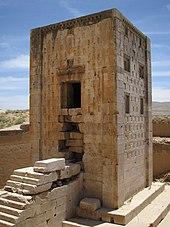
#> input picture architectural-styles-dataset/Achaemenid architecture/000016.jpg, 170 x 227 px; its folder holds only this picture in this run
$ jupyter execute --allow-errors EDA.ipynb
#> lines starting #> are read from the running program, lines starting #| are printed output that depends on the picture
## Exploratory Data Analysis

### Before creating a classification algorithm, it is essential to understand the dataset better. The distribution of the different labels, image dimensions and color modes will affect how the data preprocessing will be done to ensure that the classifying neural network will receive consistent input.

[cell 1]
import os
import matplotlib.pyplot as plt
from PIL import Image
import numpy as np

The dataset structure is as follows: The root folder contains folders labeled according to different architectural styles. Each of these folders then contains images of buildings representative of the style indicated by the folder name. Now, let's see how many distinct styles we are dealing with:

[cell 2]
## Set the path to the dataset
DATA_PATH = 'architectural-styles-dataset'

## Get the list of architectural styles
styles = [folder for folder in os.listdir(DATA_PATH) if not folder.startswith('.')]
print(f"Found {len(styles)} architectural styles: {styles}")

Alright! We have 25 different architectural styles, spanning from the ancient Achaemenid style to the ultra-modern Deconstructivism. Now we need to know how many images each style folder contains. This is important to know, since class imbalances can affect the performance of a classifier model, and knowing the distribution can help in diagnosing any problems in the accuracy of the model. First, let's create a dictionary with the architectural styles as keys and the respective number of images as values. Then, we can visualize how the numbers are distributed.

[cell 3]
style_counts = {}
for style in styles:
    style_counts[style] = len(os.listdir(os.path.join(DATA_PATH, style)))

average_images_per_style = sum(style_counts.values()) / len(style_counts)

print(f"Average number of images per style: {int(average_images_per_style)}")

[cell 4]
# Set the figure size and color for the bars
plt.figure(figsize=(15, 7))
color = 'green'

bars = plt.bar(style_counts.keys(), style_counts.values(), color=color, alpha=0.8, edgecolor='black')
plt.xlabel('Architectural Styles', fontsize=14)
plt.ylabel('Number of Images', fontsize=14)
plt.xticks(rotation=45, ha="right", fontsize=12, rotation_mode='anchor')
plt.yticks(fontsize=12)
plt.title('Distribution of Architectural Styles in the Dataset', fontsize=16)
plt.grid(axis='y', linestyle='--', linewidth=0.5, alpha=0.9)

# Use tight layout to ensure everything fits
plt.tight_layout()
plt.show()
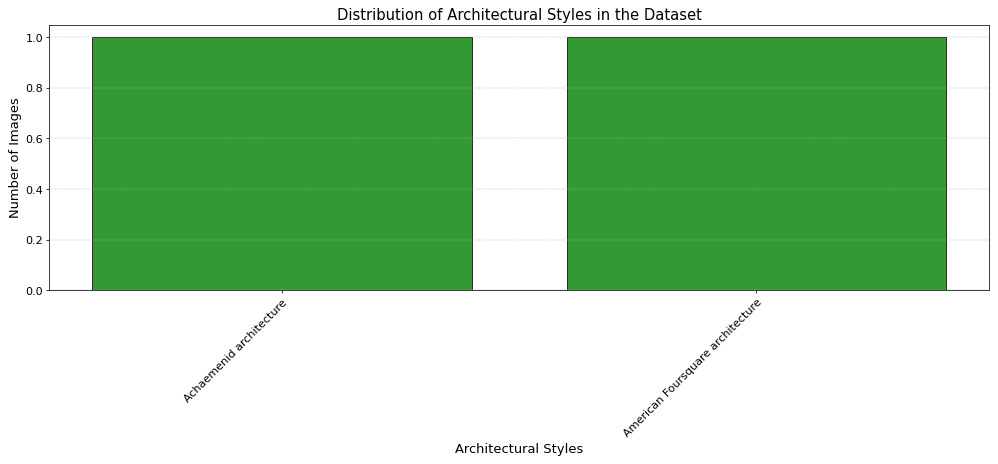
#> figure drawn by matplotlib, 1 panel

Great, now we know the distribution of styles within the dataset. This will be helpful during the data augmentation process, which should aim to address the imbalances within the number of samples for each style. Let's move on to figuring out the dimensions (i.e. image heights and widths) as well as the color modes (i.e. the number of channels) present in the images.

[cell 5]
# Initialize variables
dimensions = set()
color_types = set()
dimension_distribution = {}

# Analyze images
for style in styles:
    for image_file in os.listdir(os.path.join(DATA_PATH, style)):
        if not image_file.startswith('.'):
            image_path = os.path.join(DATA_PATH, style, image_file)
            with Image.open(image_path) as img:
#> img is the input picture: PIL image 170x227 RGB; mean R, G, B 127.7, 115.7, 106.5
                dimensions.add(img.size)
                color_types.add(img.mode)

                # Distribution of dimensions
                if img.size in dimension_distribution:
                    dimension_distribution[img.size] += 1
                else:
                    dimension_distribution[img.size] = 1

print(f"Unique image dimensions in dataset: {len(dimensions)}")
#| Unique image dimensions in dataset: 2
print(f"Image color modes in dataset: {color_types}")
#| Image color modes in dataset: {'RGB'}

As we can see, the image shapes and channels are not standardized at all, and we have a wide variety in our dataset. This makes perfect sense, given the nature of the dataset; some images were scraped from Google Images, others were obtained from Wikimedia. However, this means we will have to preprocess all the images to be RGB. Let's do this now using Pillow the Python Imaging Library.

[cell 6]
# Import the Image module from Pillow and os to format our dataset
from PIL import Image
import os

[cell 7]
# We don't want to permanently alter our dataset, so let's create a new folder to store these images
input_folder = 'architectural-styles-dataset'
output_folder = 'rgb-dataset'

[cell 8]
# Create the output folder
if not os.path.exists(output_folder):
    os.makedirs(output_folder)
    for root, dirs, files in os.walk(input_folder):
        for file_name in files:
            input_path = os.path.join(root, file_name)

            # Determine the relative path within the input folder
            relative_path = os.path.relpath(input_path, input_folder)

            # Create the output subdirectory corresponding to the correct architectural style
            output_subfolder = os.path.join(output_folder, os.path.dirname(relative_path))
            os.makedirs(output_subfolder, exist_ok=True)

            output_path = os.path.join(output_subfolder, file_name)

            # Check if the file is a valid image file
            try:
                img = Image.open(input_path)
            except:
                print(f"Skipping non-image file: {input_path}")
                continue

            if img.mode not in ('RGB'):
                img = img.convert('RGB')  # Convert to RGB

            img.save(output_path)
    print("All files converted to RGB!")

Now that the images are saved in a folder as RGB files, let's get an idea of the distribution of the dimensions by plotting the height and width distributions using histograms.

[cell 9]
# Separate out widths and heights from the dimensions
widths = [dim[0] for dim in dimensions]
#> widths = [170, 542]
heights = [dim[1] for dim in dimensions]
#> heights = [227, 531]

# Plotting the distribution of widths
plt.figure(figsize=(12, 6))
plt.hist(widths, bins=50, color='skyblue', edgecolor='black')
plt.title('Distribution of Image Widths')
plt.xlabel('Width')
plt.ylabel('Number of Images')
plt.grid(axis='y', linestyle='--', alpha=0.7)
plt.show()
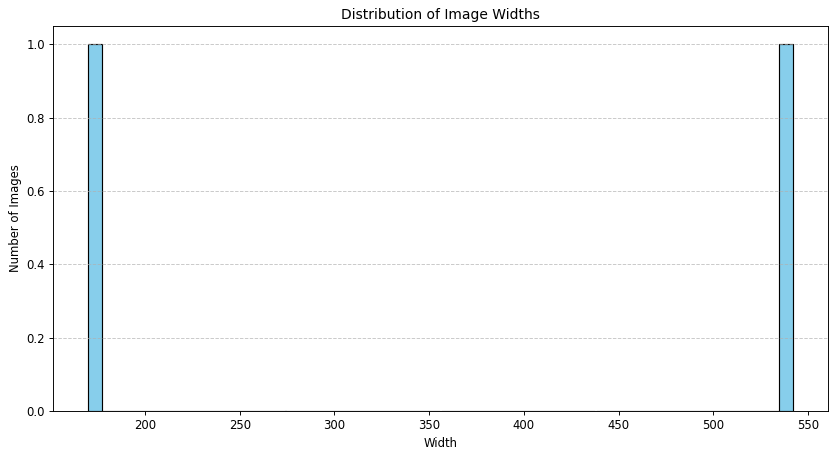
#> figure drawn by matplotlib, 1 panel

# Plotting the distribution of heights
plt.figure(figsize=(12, 6))
plt.hist(heights, bins=50, color='salmon', edgecolor='black')
plt.title('Distribution of Image Heights')
plt.xlabel('Height')
plt.ylabel('Number of Images')
plt.grid(axis='y', linestyle='--', alpha=0.7)
plt.show()
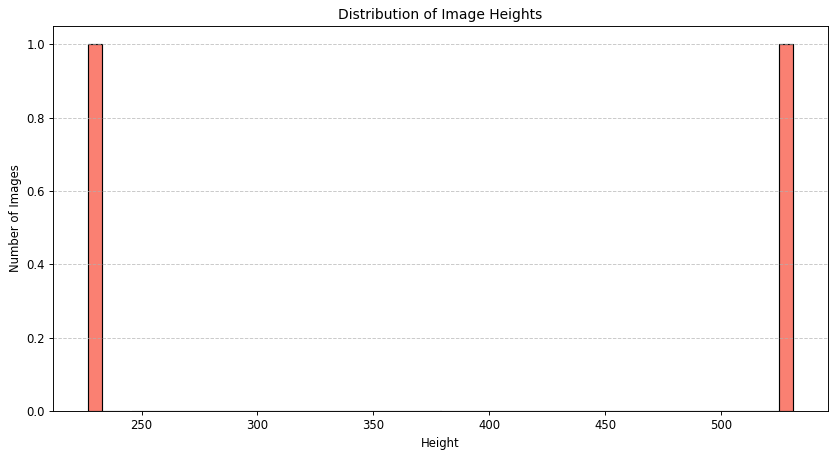
#> figure drawn by matplotlib, 1 panel
